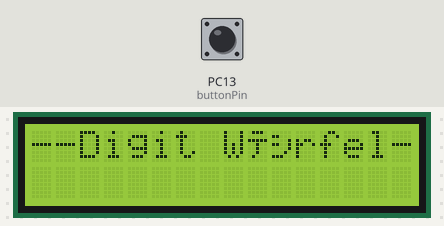
The sketch below on a simulated STM32 Blue Pill. On the bench: 16×2 character LCD. The inputs (shaded band) are chosen by the test bench; at power-on: PC13 (buttonPin) HIGH. What the sketch prints to the serial monitor is not drawn.

Above: at 1.2 s.
1.3 s: PC13 (buttonPin) pulled LOW for 0.15 s
At 2.0 s:
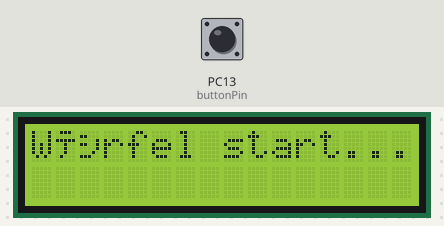
2.9 s: PC13 (buttonPin) pulled LOW for 1 s
At 4.3 s:
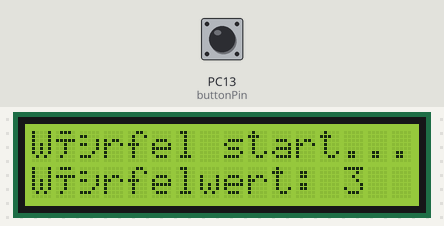
5.4 s: PC13 (buttonPin) pulled LOW for 0.15 s
At 6.3 s:
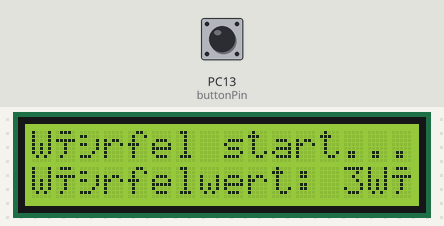
7.0 s: PC13 (buttonPin) pulled LOW for 1 s
At 7.4 s:
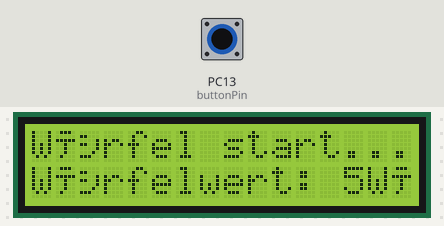
Timing chart, 0 to 10.0 s (numbered marks = the images above; inputs shaded):
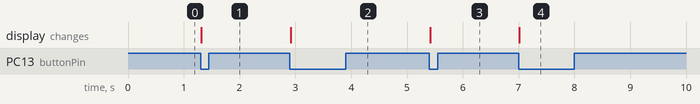

The sketch:

104_TIM_Wuerfel_LCD.ino
```cpp
/*******************************************************************
* Programm erstellt mit Hilfe eines my_timers (TIM2) eine zufällige Zahl
* durch einen my_timer - Interrupt. Der Wert der Zahl wird alle 5 ms
* erhöht. Ist der Wert 7 erreicht, wird der Zählwert wieder auf 1
* gesetzt. Der Würfel-Timer startet, sobald die Taste PC13 einmal betätigt wurde.
* Wir die Taste das zweite mal betätigt, wird das Würfelergebnis angezeigt.
* Die Ausgabe erfolgt am seriellen Monitor und am LCD (I2C)
* (Version Mai - 06.05.24)
* ***** Verbesserungen: Irgend eine Anzeige, dass gerade gewürfelt wird z.B. LED Blinken???
*********************************************************************/
#include <LiquidCrystal_PCF8574.h>

// Pin für den USER BUTTON (PC13)
const int buttonPin = PC13;

// my_timer-Instanz für TIM2
static HardwareTimer my_timer = HardwareTimer(TIM2);

//LCD Objekt
LiquidCrystal_PCF8574 my_lcd(0x27);

// Variable für Würfelwert
volatile int diceValue = 1;

// Würfel - BIT --> Würfel ist aktiv = 1 / inaktiv = 0
volatile char  diceActive = 0;

void setup() {
  // Initialisierung
  pinMode(buttonPin, INPUT_PULLUP);
  Serial.begin(9600);
  my_lcd.begin(16,2);
  my_lcd.setBacklight(255);
  my_lcd.setCursor(0,0);
  my_lcd.print("--Digit Würfel--");
  my_lcd.setCursor(0,0);

  // my_timer-Konfiguration
  my_timer.setPrescaleFactor(90); // Prescaler für 1 MHz (90 MHz / 90 = 1MHz --> 1µs für Timer)
  my_timer.setOverflow(5000);     // Overflow-Wert --> 5000*1 µs = 5 ms

  // Interrupt-Handler
  my_timer.attachInterrupt(isr_timer2);

  // externer Interrupt am buttonPin PC13
  attachInterrupt(digitalPinToInterrupt(PC13),isr_ext_buttonPin,FALLING);
}

// ISR für externen IR
void isr_ext_buttonPin(void)
{
  if(diceActive == 0)
  {
  // Starte den my_timer
  my_timer.resume(); //Starte Timer zum Würfeln
  my_lcd.print("Würfel start...");
  my_lcd.setCursor(0,1);
  diceActive=1;
  }
  else
  {
    my_timer.pause(); // Schalte Timer aus
    diceActive=0;
    Serial.print("Würfelwert: ");
    Serial.println(diceValue);
    my_lcd.print("Würfelwert: "); my_lcd.print(diceValue);

  }

}//End isr_ext

//ISR für Timer2 IR
void isr_timer2(void)
{
    diceValue++; // Erhöhe Würfelwert bei jedem Interrupt (nach 5 ms)
    if (diceValue > 6)
    {
      diceValue = 1;
    }
}// Ende isr_timer2

void loop()
{


}
```

Measured:
- after the input at 1.3 s, the display: changes at once (image 1)
- after the input at 2.9 s, the display: changes at once (image 2)
- after the input at 5.4 s, the display: changes at once (image 3)
- after the input at 7.0 s, the display: changes at once (image 4)
